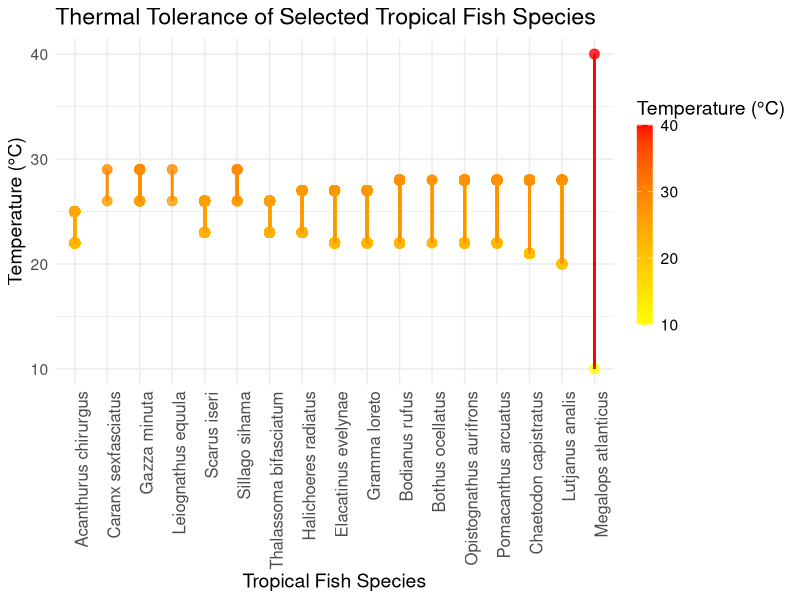
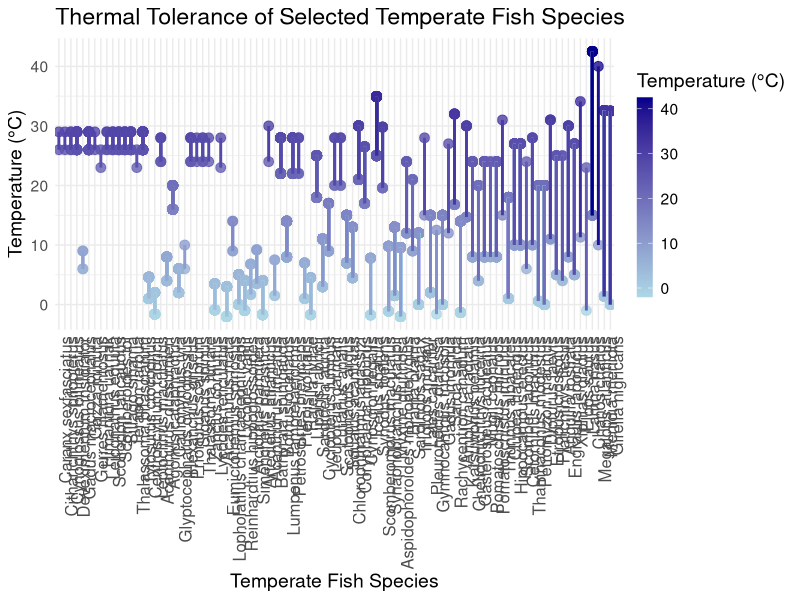
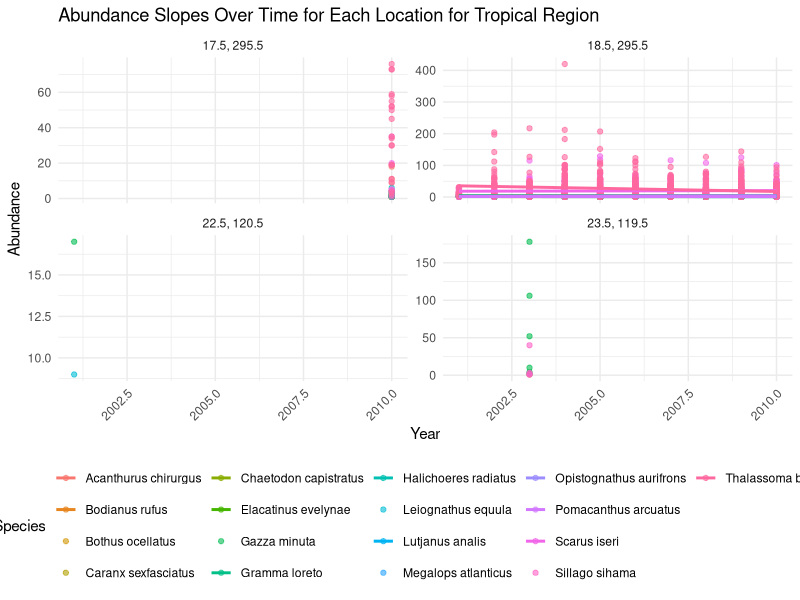
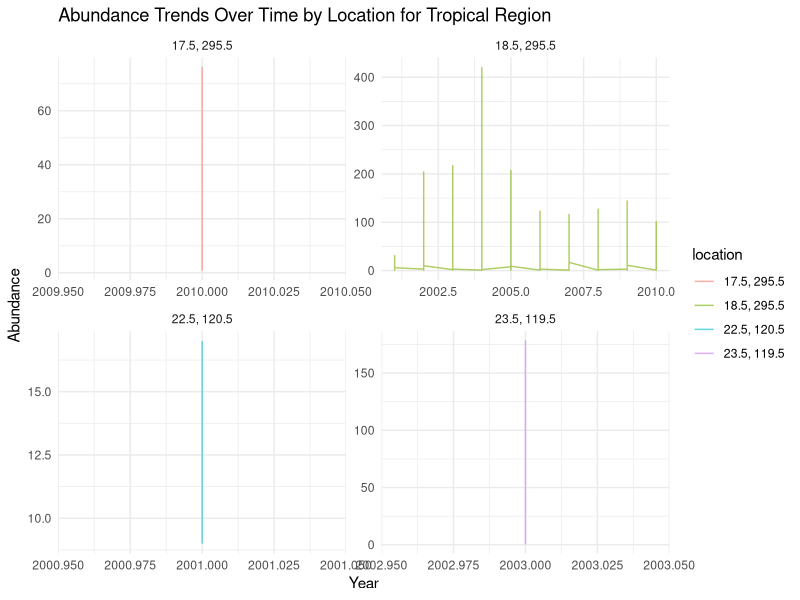
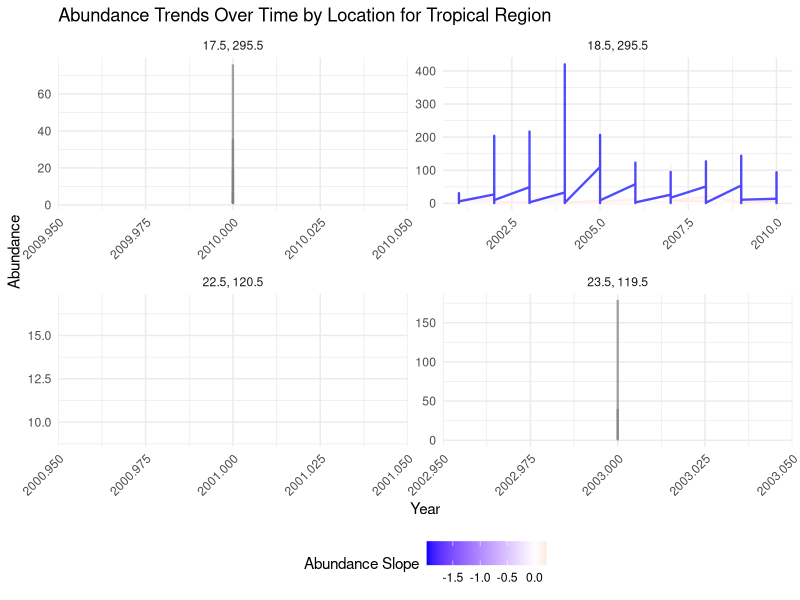
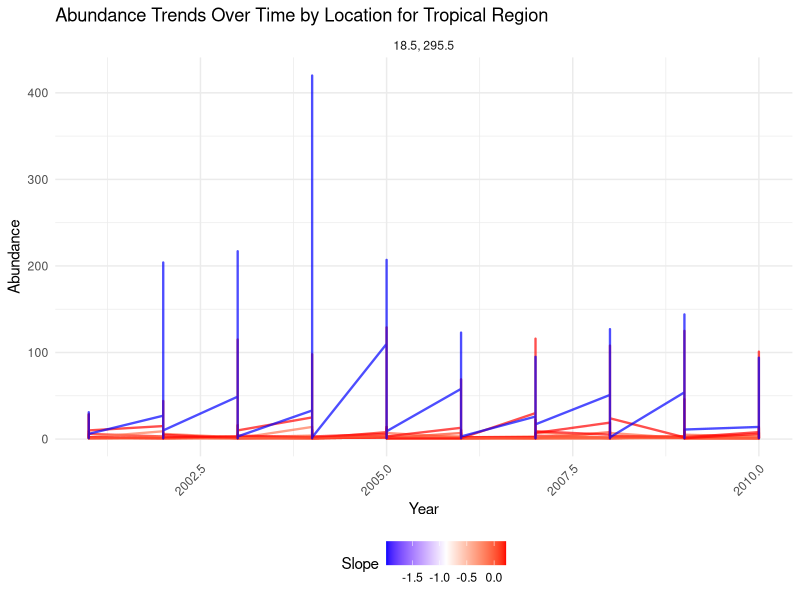
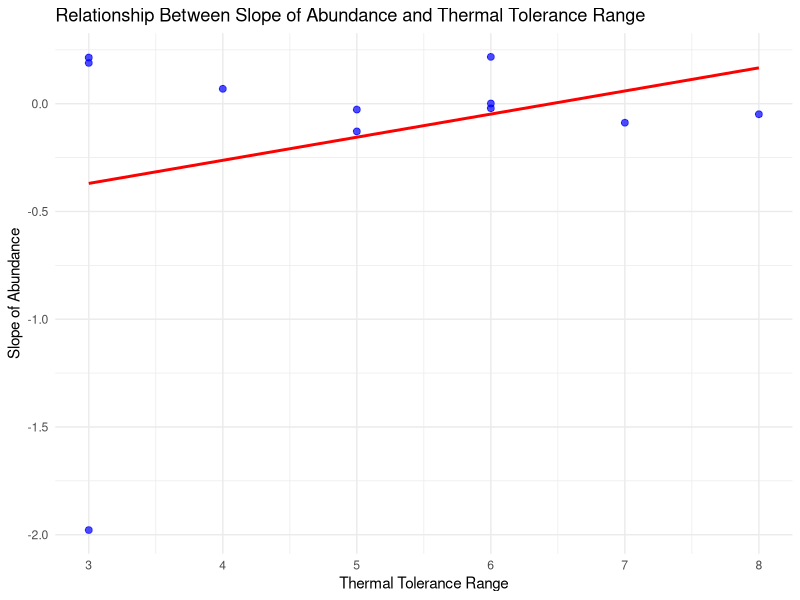
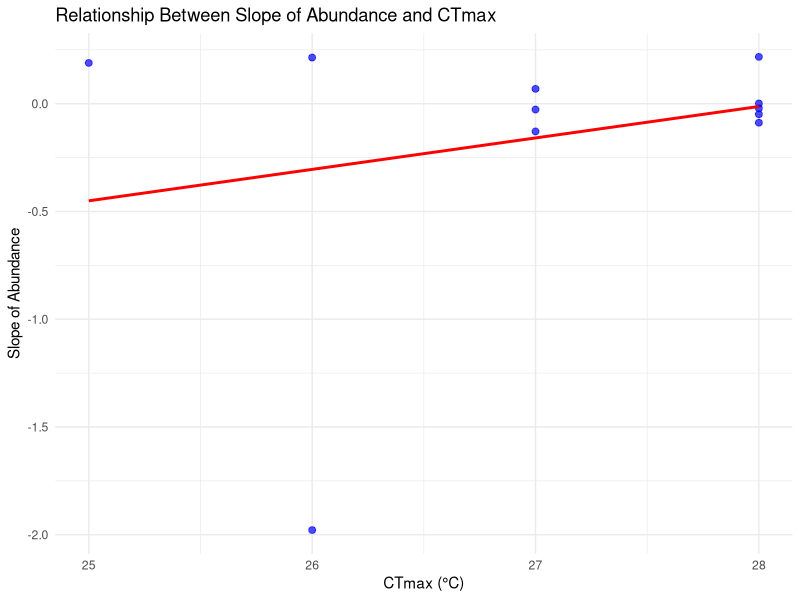

R code for these plots, in order:
#Data Analysis for Hypothesis 2: Comparing Thermal Tolerance to Species Abundance

#Load libraries
library(tidyverse)
library(dplyr)
library(ggplot2)
library(tidyr)

btfbsst_analysis <- read_csv("data-processed/btfbsst_without_NA.csv") 
str(btfbsst_analysis)

# Step 1: Check for NAs, create thermal tolerance range, seperate tropical and temperate data, create thermal tolerance plots

#Check for NA Values in the data
anyNA(btfbsst_analysis)
colSums(is.na(btfbsst_analysis))
btfbsst_analysis[rowSums(is.na(btfbsst_analysis)) > 0, ]
anyNA(btfbsst_analysis$temp_max)
anyNA(btfbsst_analysis$temp_min)

## Create new column thermal tolerance range of species 

 btfbsst_wthermtol<- btfbsst_analysis %>% 
  mutate('thermal_range' = temp_max - temp_min)

## Create two seperate datasets for tropical and temperate fish
 ###TROPICAL
 tropical_h2_data <- btfbsst_wthermtol %>% 
   filter(region == "Tropical")
 
 #Determine number of unique tropical species
 num_species <- tropical_h2_data %>%
   summarise(unique_species_count = n_distinct(fishbase_name))
 num_species
 
 ###TEMPERATE
  temperate_h2_data <- btfbsst_wthermtol %>% 
   filter(region == "Temperate") 
 
   #Determine number of unique temperate species
  num_species2 <- temperate_h2_data %>%
    summarise(unique_species_count = n_distinct(fishbase_name))
  num_species2
 
 # Create Thermal Tolerance Range Plots
 library(viridis)
 
 #Create the thermal tolerance range plot for tropical species
 fb_trop <- tropical_h2_data %>%
   mutate(fishbase_name = reorder(fishbase_name, thermal_range, FUN = max, order = TRUE))
 
 # Prepare data in long format for ggplot
 fishbase_tropgraphed <- fb_trop %>%
   select(fishbase_name, temp_max, temp_min) %>%
   pivot_longer(cols = c(temp_max, temp_min), names_to = "thermal_tolerance", values_to = "Temperature")
 
 # Plot the tropical thermal tolerance graph
 # Add a gradient scale for temperature
 ggplot(fishbase_tropgraphed, aes(x = fishbase_name)) + # Add points for temp_min and temp_max
   geom_point(aes(y = Temperature, color = Temperature), size = 3, alpha = 0.8) + # Add lines for thermal tolerance range
   geom_line(aes(y = Temperature, group = fishbase_name, color = Temperature), size = 1) + # Set a three-color gradient for the legend
   scale_color_gradientn(
     colors = c("yellow", "orange", "red"),
     name = "Temperature (°C)",
     guide = guide_colorbar(direction = "vertical", barwidth = 0.8, barheight = 10)) +
   labs(
     title = "Thermal Tolerance of Selected Tropical Fish Species",
     x = "Tropical Fish Species",
     y = "Temperature (°C)") +
   theme_minimal() +
   theme(
     axis.text.x = element_text(angle = 90, hjust = 1, size = 12),
     text = element_text(size = 14),
     legend.position = "right")

 #Create the thermal tolerance range plot for temperate species
 fb_temp <- temperate_h2_data %>%
   mutate(fishbase_name = reorder(fishbase_name, thermal_range, FUN = max, order = TRUE))

 #Prepare data in long format for ggplot
 fishbase_tempgraphed <- fb_temp %>%
   select(fishbase_name, temp_max, temp_min) %>%
   pivot_longer(cols = c(temp_max, temp_min), names_to = "thermal_tolerance", values_to = "Temperature")
 
 ggplot(fishbase_tempgraphed, aes(x = fishbase_name)) +
   # Add points for temp_min and temp_max
   geom_point(aes(y = Temperature, color = Temperature), size = 3, alpha = 0.8) +
   # Add lines for thermal tolerance range
   geom_line(aes(y = Temperature, group = fishbase_name, color = Temperature), size = 1) +
   # Set color gradient for the legend
   scale_color_gradient(
     low = "lightblue",
     high = "darkblue",
     name = "Temperature (°C)",
     guide = guide_colorbar(direction = "vertical", barwidth = 0.8, barheight = 10)) +
   labs(
     title = "Thermal Tolerance of Selected Temperate Fish Species",
     x = "Temperate Fish Species",
     y = "Temperature (°C)") +
   theme_minimal() +
   theme(
     axis.text.x = element_text(angle = 90, hjust = 1, size = 12),
     text = element_text(size = 14),
     legend.position = "right")
  
# Step 2: Data Analysis for Hypothesis 2
  library(broom)
 
  ##Tropical Data
  # A. Clean data - create a new column with lat and long combined and round to 2 decimals - Tropical data
 
  tropical_h2_analysis <- tropical_h2_data %>%
    mutate(
      latitude = round(latitude, 2),       # Round latitude to 2 decimals
      longitude = round(longitude, 2),     # Round longitude to 2 decimals
      location = paste(latitude, longitude, sep = ", "))
  
  # Plot abundance over time for each location, adding regression lines
  ## Plots year on x-axis, abundance on y-axis and species name is grouped by colour
  ggplot(tropical_h2_analysis, aes(x = year, y = abundance, color = fishbase_name)) +
    geom_point(alpha = 0.6) +  # Scatterplot of abundance over time
    geom_smooth(method = "lm", se = FALSE, aes(group = fishbase_name), size = 1) +  # Add regression lines
    labs(
      title = "Abundance Slopes Over Time for Each Location for Tropical Region",
      x = "Year",
      y = "Abundance",
      color = "Species") +
    facet_wrap(~ location, scales = "free_y") +  # Create a separate panel for each location
    theme_minimal() +
    theme(
      axis.text.x = element_text(angle = 45, hjust = 1),
      legend.position = "bottom")
  
  # Visualize abundance over time for selected locations
  ggplot(tropical_h2_analysis, aes(x = year, y = abundance, group = location, color = location)) +
    geom_line(alpha = 0.6) +
    facet_wrap(~ location, scales = "free") +
    labs(
      title = "Abundance Trends Over Time by Location for Tropical Region",
      x = "Year",
      y = "Abundance") +
    theme_minimal()
  
  # B. Calculate the slope of abundance over time for each location (lat, long coordinate)
  ## Filter out groups (species-location combo) that may have too few observations - include only groups with >5 years of observations at that location. 
  ### Extract slope from each model (coefficient for year)
  
  slopes <- tropical_h2_analysis %>%
    group_by(location, fishbase_name) %>% # Group by location and species
    filter(n_distinct(year) > 5) %>%      # Only include groups with >5 unique years
    filter(sum(!is.na(abundance)) > 5) %>% # Ensure enough non-NA abundance values
    summarise(
      slope = coef(lm(abundance ~ year, data = pick(everything())))[2], # Extract slope
      thermal_range = first(thermal_range), # Include thermal range
      temp_max = first(temp_max),          # Include temp_max (CTmax)
      .groups = "drop")                  # Ungroup after summarising
  
  # Determine number of unique species we will be analyzing (just an FYI) - Tropical has 10 species total
  num_species2 <- slopes %>%
    summarise(unique_species_count = n_distinct(fishbase_name))
  num_species2
  
  # Merge slopes back into dataset - merge calculated slopes back into the original dataset to plot abundance trends over time
  
  abundance_with_slopes <- tropical_h2_analysis %>%
    left_join(slopes, by = c("location", "fishbase_name")) # Merge slopes
  
  # Plot Abundance Trends - abundance trends for each location with slopes as the color of the lines
  # Faceted plot for abundance trends by location
  ggplot(abundance_with_slopes, aes(x = year, y = abundance, group = fishbase_name, color = slope)) +
    geom_line(alpha = 0.7, size = 0.8) +
    scale_color_gradient2(low = "blue", mid = "white", high = "red", midpoint = 0,
                          name = "Abundance Slope") +
    labs(
      title = "Abundance Trends Over Time by Location for Tropical Region",
      x = "Year",
      y = "Abundance",
      color = "Slope") +
    facet_wrap(~ location, scales = "free") +  # Separate plots for each location
    theme_minimal() +
    theme(
      axis.text.x = element_text(angle = 45, hjust = 1),
      legend.position = "bottom") # Will need to filter out groups with only one observation before plotting
  
  #Edited Plot of Abundance Trends
 ## Filer out groups with only 1 observation
  filtered_data <- abundance_with_slopes %>%
    group_by(location, fishbase_name) %>%
    filter(n_distinct(year) > 1) %>%
    ungroup()
  
  # Plot Abundance Trends - abundance at each location with slopes visualized as the colour of the lines
  ggplot(filtered_data, aes(x = year, y = abundance, group = interaction(location, fishbase_name), color = slope)) +
    geom_line(alpha = 0.7, size = 0.8) +
    scale_color_gradientn(colors = c("blue", "white", "red"), name = "Slope") +
    labs(
      title = "Abundance Trends Over Time by Location for Tropical Region",
      x = "Year",
      y = "Abundance",
      color = "Slope") +
    facet_wrap(~ location, scales = "free") +
    theme_minimal() +
    theme(
      axis.text.x = element_text(angle = 45, hjust = 1),
      legend.position = "bottom")
  
  # C. Combine predictor variables - Thermal Tolerance Range (temp_max-temp_min) and CTmax (temp_max)
  model_tropical <- slopes %>%
    left_join(select(slopes, location, fishbase_name, thermal_range, temp_max), 
              by = c("location", "fishbase_name")) 
  model_tropical
  
  model1 <- lm(slope ~ thermal_range.x + temp_max.x, data = model_tropical)
  summary(model1)
  
  # Visualize the slope relationships
  
  # Scatterplot of slope vs thermal range
  ggplot(slopes, aes(x = thermal_range, y = slope)) +
    geom_point(size = 2, color = "blue", alpha = 0.7) +
    geom_smooth(method = "lm", se = FALSE, color = "red") +
    labs(
      title = "Relationship Between Slope of Abundance and Thermal Tolerance Range",
      x = "Thermal Tolerance Range",
      y = "Slope of Abundance") +
    theme_minimal()
  
  
  # Scatterplot of slope vs CTmax
  ggplot(slopes, aes(x = temp_max, y = slope)) +
    geom_point(size = 2, color = "blue", alpha = 0.7) +
    geom_smooth(method = "lm", se = FALSE, color = "red") +
    labs(
      title = "Relationship Between Slope of Abundance and CTmax",
      x = "CTmax (°C)",
      y = "Slope of Abundance") +
    theme_minimal()
  
  #######################################
  
  # Step 2: Data Analysis for Hypothesis 2
  
  ##Temperate  Data
  # A. Clean data - create a new column with lat and long combined and round to 2 decimals - Temperate data
  
 temperate_h2_analysis <- temperate_h2_data %>%
    mutate(
      latitude = round(latitude, 2),       # Round latitude to 2 decimals
      longitude = round(longitude, 2),     # Round longitude to 2 decimals
      location = paste(latitude, longitude, sep = ", "))
  
  # Plot abundance over time for each location, adding regression lines
  ## Plots year on x-axis, abundance on y-axis and species name is grouped by colour
  ggplot(temperate_h2_analysis, aes(x = year, y = abundance, color = fishbase_name)) +
    geom_point(alpha = 0.6) +  # Scatterplot of abundance over time
    geom_smooth(method = "lm", se = FALSE, aes(group = fishbase_name), size = 1) +  # Add regression lines
    labs(
      title = "Abundance Slopes Over Time for Each Location for Temperate Region",
      x = "Year",
      y = "Abundance",
      color = "Species") +
    facet_wrap(~ location, scales = "free_y") +  # Create a separate panel for each location
    theme_minimal() +
    theme(
      axis.text.x = element_text(angle = 45, hjust = 1),
      legend.position = "bottom")
  
  # Visualize abundance over time for selected locations
  ggplot(temperate_h2_analysis, aes(x = year, y = abundance, group = location, color = location)) +
    geom_line(alpha = 0.6) +
    facet_wrap(~ location, scales = "free") +
    labs(
      title = "Abundance Trends Over Time by Location for Temperate Region",
      x = "Year",
      y = "Abundance") +
    theme_minimal()
  
  # B. Calculate the slope of abundance over time for each location (lat, long coordinate)
  ## Filter out groups (species-location combo) that may have too few observations - include only groups with >5 years of observations at that location. 
  ### Extract slope from each model (coefficient for year)
  
  slopes2 <- temperate_h2_analysis %>%
    group_by(location, fishbase_name) %>% # Group by location and species
    filter(n_distinct(year) > 5) %>%      # Only include groups with >5 unique years
    filter(sum(!is.na(abundance)) > 5) %>% # Ensure enough non-NA abundance values
    summarise(
      slope = coef(lm(abundance ~ year, data = pick(everything())))[2], # Extract slope
      thermal_range = first(thermal_range), # Include thermal range
      temp_max = first(temp_max),          # Include temp_max (CTmax)
      .groups = "drop")                  # Ungroup after summarising
  
  # Determine number of unique species we will be analyzing (just an FYI) - Temperate has X species total
  num_species3 <- slopes2 %>%
    summarise(unique_species_count = n_distinct(fishbase_name))
  num_species3
  
  # Merge slopes back into dataset - merge calculated slopes back into the original dataset to plot abundance trends over time
  
  abundance_with_slopes2 <- temperate_h2_analysis %>%
    left_join(slopes, by = c("location", "fishbase_name")) # Merge slopes
  
  # Plot Abundance Trends - abundance trends for each location with slopes as the color of the lines
  # Faceted plot for abundance trends by location
  ggplot(abundance_with_slopes2, aes(x = year, y = abundance, group = fishbase_name, color = slope)) +
    geom_line(alpha = 0.7, size = 0.8) +
    scale_color_gradient2(low = "blue", mid = "white", high = "red", midpoint = 0,
                          name = "Abundance Slope") +
    labs(
      title = "Abundance Trends Over Time by Location for Temperate Regions",
      x = "Year",
      y = "Abundance",
      color = "Slope") +
    facet_wrap(~ location, scales = "free") +  # Separate plots for each location
    theme_minimal() +
    theme(
      axis.text.x = element_text(angle = 45, hjust = 1),
      legend.position = "bottom") # Will need to filter out groups with only one observation before plotting
  
  #Edited Plot of Abundance Trends
  ## Filer out groups with only 1 observation
  filtered_data2 <- abundance_with_slopes2 %>%
    group_by(location, fishbase_name) %>%
    filter(n_distinct(year) > 1) %>%
    ungroup()
  
  # Plot Abundance Trends - abundance at each location with slopes visualized as the colour of the lines
  ggplot(filtered_data2, aes(x = year, y = abundance, group = interaction(location, fishbase_name), color = slope)) +
    geom_line(alpha = 0.7, size = 0.8) +
    scale_color_gradientn(colors = c("blue", "white", "red"), name = "Slope") +
    labs(
      title = "Abundance Trends Over Time by Location for Temperate Regions",
      x = "Year",
      y = "Abundance",
      color = "Slope") +
    facet_wrap(~ location, scales = "free") +
    theme_minimal() +
    theme(
      axis.text.x = element_text(angle = 45, hjust = 1),
      legend.position = "bottom")
  
  # C. Combine predictor variables - Thermal Tolerance Range (temp_max-temp_min) and CTmax (temp_max)
  model_temperate <- slopes2 %>%
    left_join(select(slopes2, location, fishbase_name, thermal_range, temp_max), 
              by = c("location", "fishbase_name")) 
  model_temperate
  
  model2 <- lm(slope ~ thermal_range.x + temp_max.x, data = model_temperate)
  summary(model2)
  
  # Visualize the slope relationships
  
  # Scatterplot of slope vs thermal range
  ggplot(slopes2, aes(x = thermal_range, y = slope)) +
    geom_point(size = 2, color = "blue", alpha = 0.7) +
    geom_smooth(method = "lm", se = FALSE, color = "red") +
    labs(
      title = "Relationship Between Slope of Abundance and Thermal Tolerance Range",
      x = "Thermal Tolerance Range",
      y = "Slope of Abundance") +
    theme_minimal()
  
  
  # Scatterplot of slope vs CTmax
  ggplot(slopes2, aes(x = temp_max, y = slope)) +
    geom_point(size = 2, color = "blue", alpha = 0.7) +
    geom_smooth(method = "lm", se = FALSE, color = "red") +
    labs(
      title = "Relationship Between Slope of Abundance and CTmax",
      x = "CTmax (°C)",
      y = "Slope of Abundance") +
    theme_minimal()
  
  #NOTE: Same results when doing this with the do() function
  #Using the do() function to analyze data

  # Step 2: Data Analysis for Hypothesis 2
  library(broom)
  
  ##Tropical Data
  # A. Clean data - create a new column with lat and long combined and round to 2 decimals - Tropical data
  
  tropical_h2_analysis <- tropical_h2_data %>%
    mutate(
      latitude = round(latitude, 2),       # Round latitude to 2 decimals
      longitude = round(longitude, 2),     # Round longitude to 2 decimals
      location = paste(latitude, longitude, sep = ", "))
  
  #Fit a linear model for each location-species group
  abundance_models <- tropical_h2_analysis %>%
    group_by(location, fishbase_name) %>%
    filter(n_distinct(year) > 5, sum(!is.na(abundance)) > 5) %>%  # Ensure enough data
    do(model = lm(abundance ~ year, data = .))  # Apply the model
  
  # Extract slopes from the models
  slopes <- abundance_models %>%
    mutate(slope = coef(model)[["year"]]) %>%  # Extract slope (coefficient for year)
    select(location, fishbase_name, slope)     # Keep relevant columns
  
  # Visualize slopes by location
  ggplot(slopes, aes(x = location, y = slope, color = slope)) +
    geom_point(size = 3) +
    scale_color_gradientn(colors = c("blue", "white", "red"), name = "Slope") +
    labs(
      title = "Abundance Slopes by Location for Tropical Region",
      x = "Location",
      y = "Slope of Abundance"
    ) +
    theme_minimal() +
    theme(
      axis.text.x = element_text(angle = 45, hjust = 1),
      legend.position = "bottom")
  
  # B. Calculate the slope of abundance over time for each location (lat, long coordinate)
  ## Filter out groups (species-location combo) that may have too few observations - include only groups with >5 years of observations at that location. 
  ### Extract slope from each model (coefficient for year)
  
  slopes <- tropical_h2_analysis %>%
    group_by(location, fishbase_name) %>% # Group by location and species
    filter(n_distinct(year) > 5) %>%      # Only include groups with >5 unique years
    filter(sum(!is.na(abundance)) > 5) %>% # Ensure enough non-NA abundance values
    summarise(
      slope = coef(lm(abundance ~ year, data = pick(everything())))[2], # Extract slope
      thermal_range = first(thermal_range), # Include thermal range
      temp_max = first(temp_max),          # Include temp_max (CTmax)
      .groups = "drop")                  # Ungroup after summarising
  
  # C. Combine predictor variables - Thermal Tolerance Range (temp_max-temp_min) and CTmax (temp_max)
  model_tropical <- slopes %>%
    left_join(select(slopes, location, fishbase_name, thermal_range, temp_max), 
              by = c("location", "fishbase_name")) 
  model_tropical
  
  model1 <- lm(slope ~ thermal_range.x + temp_max.x, data = model_tropical)
  summary(model1)

  
  
  summary(model1)